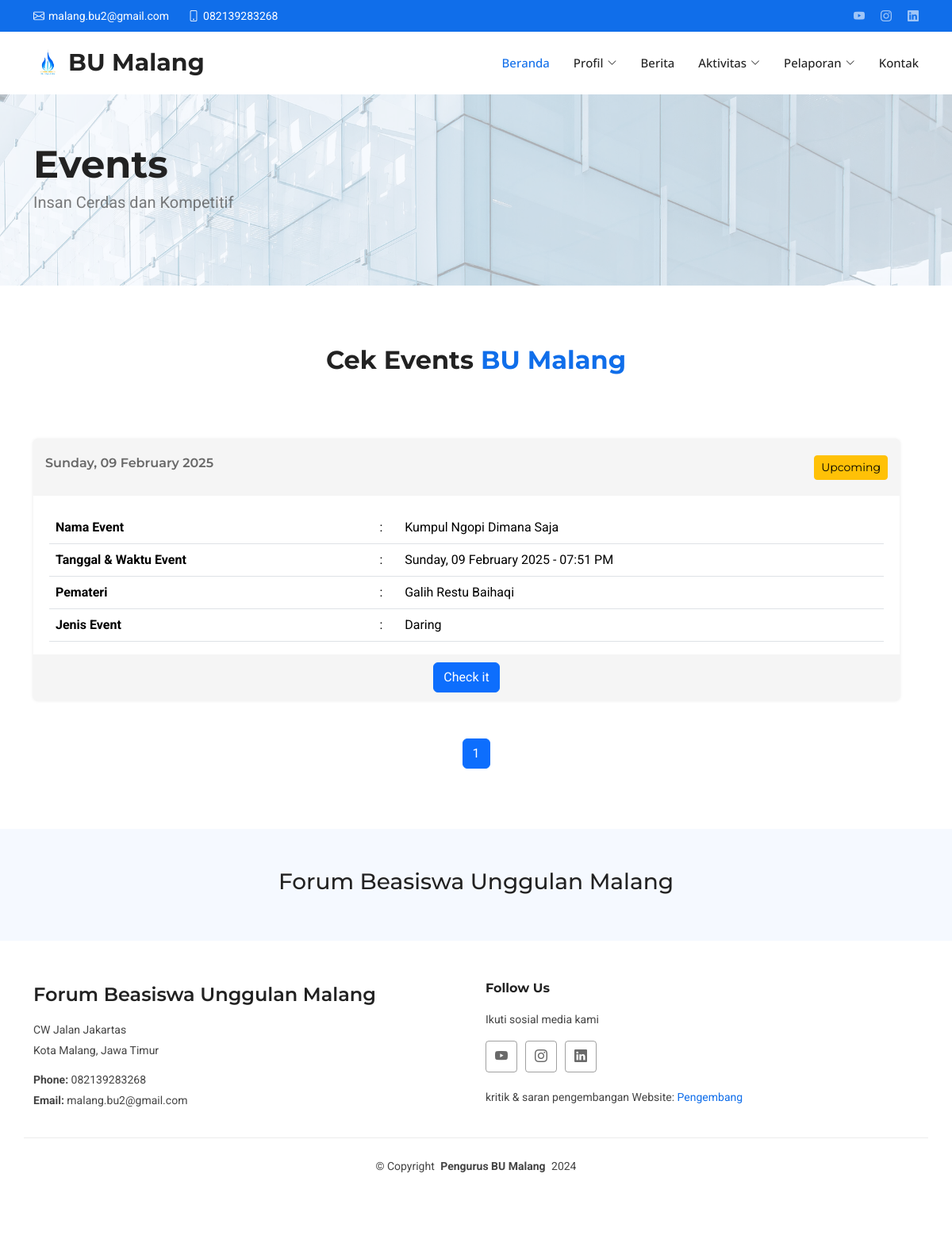
/pages/aktivitas/events/events.php, run on the app's committed database.
### tables this page shows
CREATE TABLE `footer` (
  `id_footer` int(11) NOT NULL,
  `alamat_bu` varchar(255) NOT NULL,
  `nomor_bu` varchar(255) NOT NULL,
  `email_bu` varchar(255) NOT NULL,
  `youtube_bu` varchar(255) NOT NULL,
  `ig_bu` varchar(255) NOT NULL,
  `linkedin_bu` varchar(255) NOT NULL,
  `pengembang_bu` varchar(255) NOT NULL
);

CREATE TABLE `event` (
  `id_event` int(11) NOT NULL,
  `waktu` datetime NOT NULL,
  `jenis` enum('Daring','Luring') NOT NULL,
  `nama_event` varchar(255) NOT NULL,
  `tanggal_event` datetime NOT NULL,
  `pemateri` varchar(255) NOT NULL,
  `lokasi` longtext NOT NULL,
  `link_pendaftaran` longtext NOT NULL,
  `link_meet` longtext NOT NULL,
  `isi_berita` longtext NOT NULL,
  `narahubung` varchar(255) NOT NULL,
  `status` enum('Upcoming','Completed','Canceled') NOT NULL
);

### pages/aktivitas/events/events.php (the view, shortened to what this page needs)
<?php
include '../../../connections/conn.php';
$contents = [];
$query = "SELECT * FROM event ORDER BY waktu DESC";
$result = $conn->query($query);
while ($row = $result->fetch_assoc()) {
    $contents[] = [
        "id_event" => $row['id_event'],
        "waktu" => date('l, d F Y', strtotime($row['waktu'])),
        "jenis" => $row['jenis'],
        "nama_event" => $row['nama_event'],
        "tanggal_event" => date('l, d F Y - h:i A', strtotime($row['tanggal_event'])),
        "pemateri" => $row['pemateri'],
        "lokasi" => $row['lokasi'],
        "link_pendaftaran" => $row['link_pendaftaran'],
        "link_meet" => $row['link_meet'],
        "isi_berita" => $row['isi_berita'],
        "status" => $row['status'],
    ];
}
$perPage = 6;
$total = count($contents);
$totalPages = ceil($total / $perPage);
$page = isset($_GET['page']) ? (int)$_GET['page'] : 1;
$page = max($page, 1);
$page = min($page, $totalPages);
$start = ($page - 1) * $perPage;
$displayContents = array_slice($contents, $start, $perPage);
$query = "SELECT * FROM footer";
$result = $conn->query($query);
$row = $result->fetch_assoc();
$footer = [
    "alamat_bu" => $row['alamat_bu'],
    "nomor_bu" => $row['nomor_bu'],
    "email_bu" => $row['email_bu'],
    "youtube_bu" => $row['youtube_bu'],
    "ig_bu" => $row['ig_bu'],
    "linkedin_bu" => $row['linkedin_bu'],
    "pengembang_bu" => $row['pengembang_bu'],
];
?>
<!DOCTYPE html>
<html lang="en">
<?php include '../../../components/head.php' ?>
<body class="index-page">
    <header id="header" class="header sticky-top">
        <div class="topbar d-flex align-items-center">
            <div class="container d-flex justify-content-center justify-content-md-between">
                <div class="contact-info d-flex align-items-center">
                    <i class="bi bi-envelope d-flex align-items-center"><a href="<?= $footer['email_bu'] ?>"><?= $footer['email_bu'] ?></a></i>
                    <i class="bi bi-phone d-flex align-items-center ms-4"><span><?= $footer['nomor_bu'] ?></span></i>
                </div>
                <div class="social-links d-none d-md-flex align-items-center">
                    <a href="<?= $footer['youtube_bu'] ?>" class="youtube"><i class="bi bi-youtube"></i></a>
                    <a href="<?= $footer['ig_bu'] ?>" class="instagram"><i class="bi bi-instagram"></i></a>
                    <a href="<?= $footer['linkedin_bu'] ?>" class="linkedin"><i class="bi bi-linkedin"></i></a>
                </div>
            </div>
        </div>
        <div class="branding d-flex align-items-cente">
            <div class="container position-relative d-flex align-items-center justify-content-between">
                <?php include '../../../components/navbar.php' ?>
            </div>
        </div>
    </header>
    <main class="main">
        <section id="hero" class="hero1 section light-background">
            <div class="container">
                <div class="row gy-4">
                    <div class="col-lg-8 order-2 order-lg-1 d-flex flex-column justify-content-center" data-aos="zoom-out">
                        <h1>Events</h1>
                        <p>Insan Cerdas dan Kompetitif</p>
                    </div>
                </div>
            </div>
        </section>
        <section id="contents" class="contents section">
            <div class="container section-title" data-aos="fade-up">
                <p><span>Cek Events</span> <span class="description-title">BU Malang</span></p>
            </div>
            <div class="container">
                <div class="row gy-3">
                    <div class="row gy-3">
                        <?php foreach ($displayContents as $content): ?>
                            <div class="col-xl-12 col-lg-12" data-aos="fade-up">
                                <div class="contents-item">
                                    <h3 class="d-flex justify-content-between">
                                        <span><?= $content['waktu']; ?></span>
                                        <span class="btn btn-sm
        <?php
                            if ($content['status'] == 'Upcoming') echo 'btn-warning';
                            elseif ($content['status'] == 'Canceled') echo 'btn-danger';
                            elseif ($content['status'] == 'Completed') echo 'btn-success';
        ?>">
                                            <?= $content['status']; ?>
                                        </span>
                                    </h3>
                                    <table class="table">
                                        <tr>
                                            <th class="text-start">Nama Event</th>
                                            <td>:</td>
                                            <td class="text-start text-capitalize"><?= $content['nama_event']; ?></td>
                                        </tr>
                                        <tr>
                                            <th class="text-start">Tanggal & Waktu Event</th>
                                            <td>:</td>
                                            <td class="text-start"><?= $content['tanggal_event']; ?></td>
                                        </tr>
                                        <tr>
                                            <th class="text-start">Pemateri</th>
                                            <td>:</td>
                                            <td class="text-start"><?= $content['pemateri']; ?></td>
                                        </tr>
                                        <tr>
                                            <th class="text-start">Jenis Event</th>
                                            <td>:</td>
                                            <td class="text-start"><?= $content['jenis']; ?></td>
                                        </tr>
                                    </table>
                                    <div class="btn-wrap">
                                        <a href="pages/aktivitas/events/pages-events.php?id=<?= $content['id_event']; ?>" class="btn btn-primary">Check it</a>
                                    </div>
                                </div>
                            </div>
                        <?php endforeach; ?>
                    </div>
                </div>
                <nav>
                    <ul class="pagination justify-content-center pt-5">
                        <?php for ($i = 1; $i <= $totalPages; $i++): ?>
                            <li class="page-item <?= $i == $page ? 'active' : ''; ?>">
                                <a class="page-link" href="<?= $_SERVER['PHP_SELF']; ?>?page=<?= $i; ?>"><?= $i; ?></a>
                            </li>
                        <?php endfor; ?>
                    </ul>
                </nav>
            </div>
        </section>
    </main>
    <footer id="footer" class="footer">
        <div class="footer-newsletter">
            <div class="container">
                <div class="row justify-content-center text-center">
                    <div class="col-lg-6">
                        <h3>Forum Beasiswa Unggulan Malang</h5>
                    </div>
                </div>
            </div>
        </div>
        <div class="container footer-top">
            <?php include '../../../components/footer.php' ?>
        </div>
        <div class="container copyright text-center mt-4">
            <p>© <span>Copyright</span> <strong class="px-1 sitename">Pengurus BU Malang</strong> <span>2024</span></p>
        </div>
    </footer>
</body>
</html>

### components/footer.php
<div class="row gy-4">
    <div class="col-lg-6 col-md-12 footer-about">
        <a href="index.html" class="d-flex align-items-center">
            <span class="sitename">Forum Beasiswa Unggulan Malang</span>
        </a>
        <div class="footer-contact pt-3">
            <p><?= $footer['alamat_bu'] ?></p>
            <p>Kota Malang, Jawa Timur</p>
            <p class="mt-3"><strong>Phone:</strong> <span><?= $footer['nomor_bu'] ?></span></p>
            <p><strong>Email:</strong> <span><?= $footer['email_bu'] ?></span></p>
        </div>
    </div>
    <div class="col-lg-6 col-md-12">
        <h4>Follow Us</h4>
        <p>Ikuti sosial media kami</p>
        <div class="social-links d-flex">
            <a href="<?= $footer['youtube_bu'] ?>" target="_blank"><i class="bi bi-youtube"></i></a>
            <a href="<?= $footer['ig_bu'] ?>" target="_blank"><i class="bi bi-instagram"></i></a>
            <a href="<?= $footer['linkedin_bu'] ?>" target="_blank"><i class="bi bi-linkedin"></i></a>
        </div>
        <br>
        <p>kritik & saran pengembangan Website: <a href="https://wa.me/<?= $footer['pengembang_bu'] ?>" target="_blank">Pengembang</a> </p>
    </div>
</div>

### data on the page
footer: email_bu "malang.bu2@gmail.com", nomor_bu "082139283268", alamat_bu "CW Jalan Jakartas"
event: waktu "Sunday, 09 February 2025", status "Upcoming", nama_event "Kumpul Ngopi Dimana Saja", tanggal_event "Sunday, 09 February 2025 - 07:51 PM", pemateri "Galih Restu Baihaqi", jenis "Daring"
